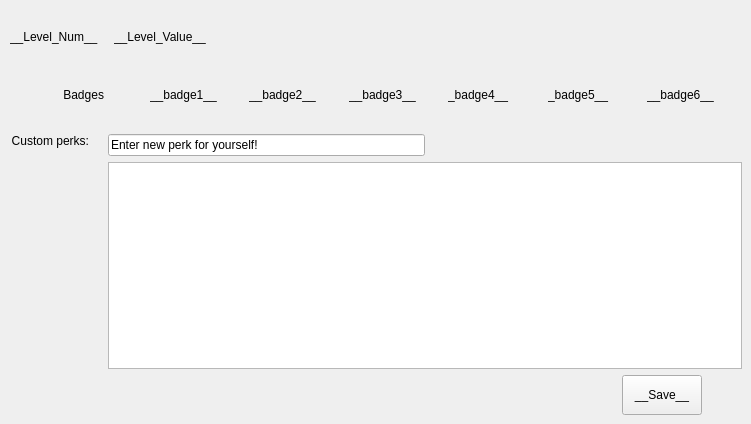
      <widget class="QWidget" name="tab_5">
       <attribute name="title">
        <string>Perks</string>
       </attribute>
       <widget class="QWidget" name="">
        <property name="geometry">
         <rect>
          <x>10</x>
          <y>10</y>
          <width>731</width>
          <height>111</height>
         </rect>
        </property>
        <layout class="QVBoxLayout" name="verticalLayout_11">
         <item>
          <layout class="QHBoxLayout" name="horizontalLayout_20">
           <item>
            <widget class="QLabel" name="level_label">
             <property name="text">
              <string>__Level_Num__</string>
             </property>
            </widget>
           </item>
           <item>
            <spacer name="horizontalSpacer_45">
             <property name="orientation">
              <enum>Qt::Horizontal</enum>
             </property>
             <property name="sizeType">
              <enum>QSizePolicy::Fixed</enum>
             </property>
             <property name="sizeHint" stdset="0">
              <size>
               <width>10</width>
               <height>20</height>
              </size>
             </property>
            </spacer>
           </item>
           <item>
            <widget class="QLabel" name="levelValue_label">
             <property name="text">
              <string>__Level_Value__</string>
             </property>
            </widget>
           </item>
           <item>
            <spacer name="horizontalSpacer_47">
             <property name="orientation">
              <enum>Qt::Horizontal</enum>
             </property>
             <property name="sizeHint" stdset="0">
              <size>
               <width>40</width>
               <height>20</height>
              </size>
             </property>
            </spacer>
           </item>
          </layout>
         </item>
         <item>
          <layout class="QHBoxLayout" name="horizontalLayout_21">
           <item>
            <widget class="QLabel" name="badges_label">
             <property name="text">
              <string>Badges</string>
             </property>
             <property name="alignment">
              <set>Qt::AlignRight|Qt::AlignTrailing|Qt::AlignVCenter</set>
             </property>
            </widget>
           </item>
           <item>
            <spacer name="horizontalSpacer_46">
             <property name="orientation">
              <enum>Qt::Horizontal</enum>
             </property>
             <property name="sizeType">
              <enum>QSizePolicy::Fixed</enum>
             </property>
             <property name="sizeHint" stdset="0">
              <size>
               <width>40</width>
               <height>20</height>
              </size>
             </property>
            </spacer>
           </item>
           <item>
            <widget class="QLabel" name="badge1_label">
             <property name="text">
              <string>__badge1__</string>
             </property>
            </widget>
           </item>
           <item>
            <widget class="QLabel" name="badge2_label">
             <property name="text">
              <string>__badge2__</string>
             </property>
            </widget>
           </item>
           <item>
            <widget class="QLabel" name="badge3_label">
             <property name="text">
              <string>__badge3__</string>
             </property>
            </widget>
           </item>
           <item>
            <widget class="QLabel" name="badge4_label">
             <property name="text">
              <string>_badge4__</string>
             </property>
            </widget>
           </item>
           <item>
            <widget class="QLabel" name="badge5_label">
             <property name="text">
              <string>_badge5__</string>
             </property>
            </widget>
           </item>
           <item>
            <widget class="QLabel" name="badge6_label">
             <property name="text">
              <string>__badge6__</string>
             </property>
            </widget>
           </item>
          </layout>
         </item>
        </layout>
       </widget>
       <widget class="QWidget" name="">
        <property name="geometry">
         <rect>
          <x>11</x>
          <y>134</y>
          <width>731</width>
          <height>281</height>
         </rect>
        </property>
        <layout class="QHBoxLayout" name="horizontalLayout_24">
         <item>
          <widget class="QLabel" name="customPerks_label">
           <property name="text">
            <string>Custom perks:</string>
           </property>
           <property name="alignment">
            <set>Qt::AlignRight|Qt::AlignTop|Qt::AlignTrailing</set>
           </property>
          </widget>
         </item>
         <item>
          <spacer name="horizontalSpacer_49">
           <property name="orientation">
            <enum>Qt::Horizontal</enum>
           </property>
           <property name="sizeType">
            <enum>QSizePolicy::Fixed</enum>
           </property>
           <property name="sizeHint" stdset="0">
            <size>
             <width>13</width>
             <height>20</height>
            </size>
           </property>
          </spacer>
         </item>
         <item>
          <layout class="QVBoxLayout" name="verticalLayout_13">
           <item>
            <layout class="QVBoxLayout" name="verticalLayout_12">
             <item>
              <layout class="QHBoxLayout" name="horizontalLayout_22">
               <item>
                <widget class="QLineEdit" name="newCustomPerk_lineEdit">
                 <property name="text">
                  <string>Enter new perk for yourself!</string>
                 </property>
                </widget>
               </item>
               <item>
                <spacer name="horizontalSpacer_48">
                 <property name="orientation">
                  <enum>Qt::Horizontal</enum>
                 </property>
                 <property name="sizeHint" stdset="0">
                  <size>
                   <width>40</width>
                   <height>20</height>
                  </size>
                 </property>
                </spacer>
               </item>
              </layout>
             </item>
             <item>
              <widget class="QListView" name="customPerks_ListView"/>
             </item>
            </layout>
           </item>
           <item>
            <layout class="QHBoxLayout" name="horizontalLayout_23">
             <item>
              <spacer name="horizontalSpacer_50">
               <property name="orientation">
                <enum>Qt::Horizontal</enum>
               </property>
               <property name="sizeHint" stdset="0">
                <size>
                 <width>40</width>
                 <height>20</height>
                </size>
               </property>
              </spacer>
             </item>
             <item>
              <widget class="QPushButton" name="saveCustomPerk_button">
               <property name="minimumSize">
                <size>
                 <width>0</width>
                 <height>40</height>
                </size>
               </property>
               <property name="text">
                <string>__Save__</string>
               </property>
              </widget>
             </item>
             <item>
              <spacer name="horizontalSpacer_51">
               <property name="orientation">
                <enum>Qt::Horizontal</enum>
               </property>
               <property name="sizeType">
                <enum>QSizePolicy::Fixed</enum>
               </property>
               <property name="sizeHint" stdset="0">
                <size>
                 <width>40</width>
                 <height>20</height>
                </size>
               </property>
              </spacer>
             </item>
            </layout>
           </item>
          </layout>
         </item>
        </layout>
       </widget>
      </widget>
